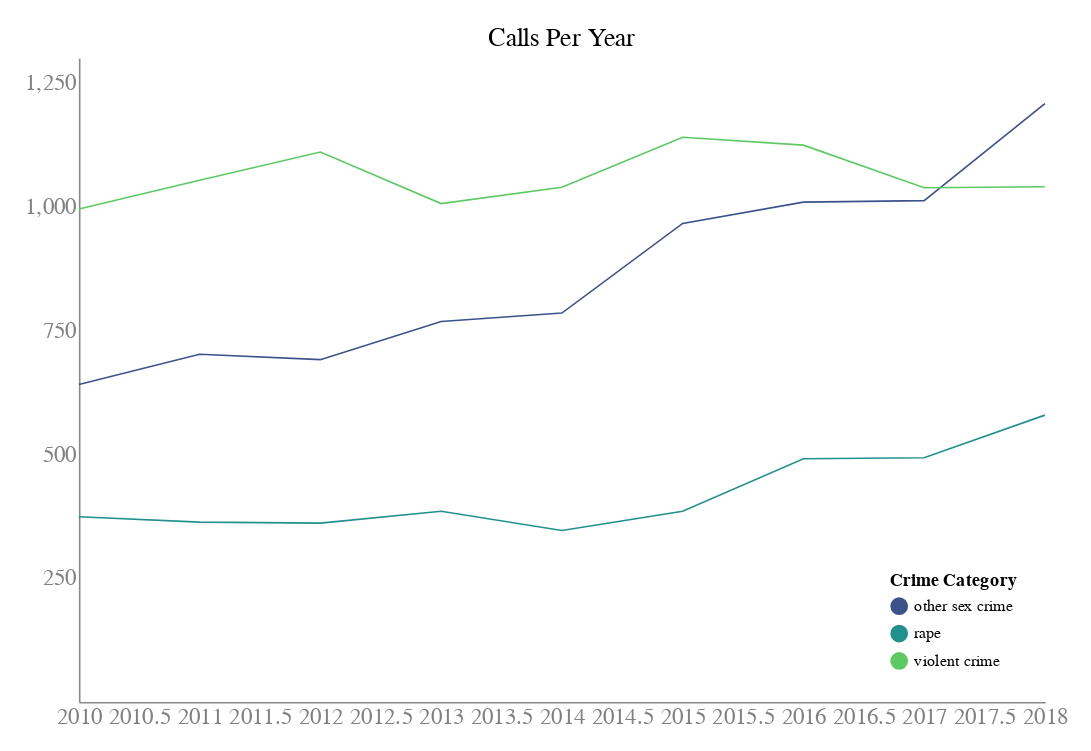

Notebook code for this chart:
### Code cell
# Interactive crime_type counts chart! 

# Create selection that chooses the nearest point
nearest = alt.selection(type='single', nearest=True, on='mouseover',
                       fields=['year'], empty='none')

# The basic line
line = alt.Chart().mark_line().encode(
    x=alt.X(
        'year:Q',
        axis=alt.Axis(
            format='Y',
            title='',
            ticks=False
        )),
    y=alt.Y(
        'type_count:Q',
        axis=alt.Axis(
            title='',
            ticks=False,
            values=[250, 500, 750, 1000, 1250]
        )),
    color=alt.Color(
        'crime_type:N',
        legend=alt.Legend(
            title='Crime Category',
            orient='bottom-right'
        ),
        scale=alt.Scale(
            scheme='viridis'
        ))
)

# Transparent selectors across the chart. This tells the x-value of the cursor
selectors = alt.Chart().mark_point().encode(
    x='year:Q',
    opacity=alt.value(0),
).add_selection(
    nearest
)

# Draw points on the line and highlight based on selection
points = line.mark_point().encode(
    opacity=alt.condition(nearest, alt.value(1), alt.value(0))
)

# Draw text labels near the points, highlight selection
text = line.mark_text(align='center', dx=0, dy=25).encode(
    text=alt.condition(nearest, 'type_count:Q', alt.value(' '))
)

# Draw a rule at the location of the selection
rules = alt.Chart().mark_rule(color='lightgray').encode(
    x='year:Q',
).transform_filter(
    nearest
)

# Put layers together and chart
alt.layer(
    line, selectors, points, rules, text,
    data=crime_type_counts,
    width=600,
    height=400,
    padding=15,
).properties(
    title='Calls Per Year'
).configure_line(
    strokeWidth=1,
).configure_text(
    fontSize=14,
    fontWeight=400,
    align='center',
).configure_title(
    fontSize=16,
    fontWeight=400
).configure_axis(
    labelFontSize=14,
    labelColor='gray',
    grid=False
).configure_view(
    strokeWidth=0
).configure_axisBottom(
    labelFlush=False
)

### Figure 1 — Vega-Lite specification as saved in the notebook (floating-point values rounded to 4 significant figures)
{"$schema": "https://vega.github.io/schema/vega-lite/v2.6.0.json", "config": {"axis": {"grid": false, "labelColor": "gray", "labelFontSize": 14}, "axisBottom": {"labelFlush": false}, "line": {"strokeWidth": 1}, "text": {"align": "center", "fontSize": 14, "fontWeight": 400}, "title": {"fontSize": 16, "fontWeight": 400}, "view": {"height": 300, "strokeWidth": 0, "width": 400}}, "data": {"name": "data-f19311a8a267fc7d559d72940769da61"}, "datasets": {"data-f19311a8a267fc7d559d72940769da61": [{"crime_type": "other sex crime", "type_count": 641, "year": 2010}, {"crime_type": "rape", "type_count": 374, "year": 2010}, {"crime_type": "violent crime", "type_count": 995, "year": 2010}, {"crime_type": "other sex crime", "type_count": 702, "year": 2011}, {"crime_type": "rape", "type_count": 363, "year": 2011}, {"crime_type": "violent crime", "type_count": 1053, "year": 2011}, {"crime_type": "other sex crime", "type_count": 691, "year": 2012}, {"crime_type": "rape", "type_count": 361, "year": 2012}, {"crime_type": "violent crime", "type_count": 1110, "year": 2012}, {"crime_type": "other sex crime", "type_count": 768, "year": 2013}, {"crime_type": "rape", "type_count": 385, "year": 2013}, {"crime_type": "violent crime", "type_count": 1006, "year": 2013}, {"crime_type": "other sex crime", "type_count": 785, "year": 2014}, {"crime_type": "rape", "type_count": 346, "year": 2014}, {"crime_type": "violent crime", "type_count": 1039, "year": 2014}, {"crime_type": "other sex crime", "type_count": 966, "year": 2015}, {"crime_type": "rape", "type_count": 385, "year": 2015}, {"crime_type": "violent crime", "type_count": 1140, "year": 2015}, {"crime_type": "other sex crime", "type_count": 1009, "year": 2016}, {"crime_type": "rape", "type_count": 491, "year": 2016}, {"crime_type": "violent crime", "type_count": 1124, "year": 2016}, {"crime_type": "other sex crime", "type_count": 1012, "year": 2017}, {"crime_type": "rape", "type_count": 493, "year": 2017}, {"crime_type": "violent crime", "type_count": 1038, "year": 2017}, {"crime_type": "other sex crime", "type_count": 1208, "year": 2018}, {"crime_type": "rape", "type_count": 579, "year": 2018}, {"crime_type": "violent crime", "type_count": 1040, "year": 2018}]}, "height": 400, "layer": [{"encoding": {"color": {"field": "crime_type", "legend": {"orient": "bottom-right", "title": "Crime Category"}, "scale": {"scheme": "viridis"}, "type": "nominal"}, "x": {"axis": {"format": "Y", "ticks": false, "title": ""}, "field": "year", "type": "quantitative"}, "y": {"axis": {"ticks": false, "title": "", "values": [250, 500, 750, 1000, 1250]}, "field": "type_count", "type": "quantitative"}}, "mark": "line"}, {"encoding": {"opacity": {"value": 0}, "x": {"field": "year", "type": "quantitative"}}, "mark": "point", "selection": {"selector001": {"empty": "none", "fields": ["year"], "nearest": true, "on": "mouseover", "resolve": "global", "type": "single"}}}, {"encoding": {"color": {"field": "crime_type", "legend": {"orient": "bottom-right", "title": "Crime Category"}, "scale": {"scheme": "viridis"}, "type": "nominal"}, "opacity": {"condition": {"selection": "selector001", "value": 1}, "value": 0}, "x": {"axis": {"format": "Y", "ticks": false, "title": ""}, "field": "year", "type": "quantitative"}, "y": {"axis": {"ticks": false, "title": "", "values": [250, 500, 750, 1000, 1250]}, "field": "type_count", "type": "quantitative"}}, "mark": "point"}, {"encoding": {"x": {"field": "year", "type": "quantitative"}}, "mark": {"color": "lightgray", "type": "rule"}, "transform": [{"filter": {"selection": "selector001"}}]}, {"encoding": {"color": {"field": "crime_type", "legend": {"orient": "bottom-right", "title": "Crime Category"}, "scale": {"scheme": "viridis"}, "type": "nominal"}, "text": {"condition": {"field": "type_count", "selection": "selector001", "type": "quantitative"}, "value": " "}, "x": {"axis": {"format": "Y", "ticks": false, "title": ""}, "field": "year", "type": "quantitative"}, "y": {"axis": {"ticks": false, "title": "", "values": [250, 500, 750, 1000, 1250]}, "field": "type_count", "type": "quantitative"}}, "mark": {"align": "center", "dx": 0, "dy": 25, "type": "text"}}], "padding": 15, "title": "Calls Per Year", "width": 600}
